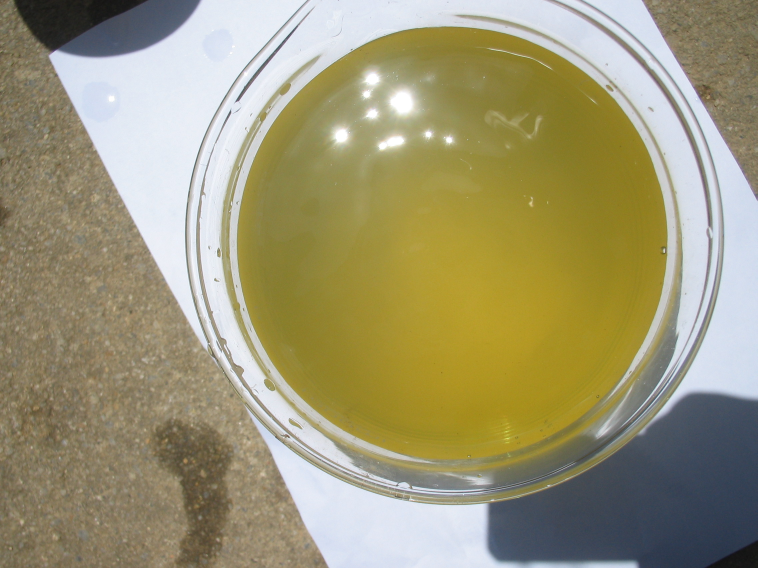
#> input picture 2上机实习 决策树/demo/data/images/1_10.jpg, 2272 x 1704 px, found by its file name (shown at 1/3 size); its folder holds 4 pictures in this run
$ python waterquality.py
#> lines starting #> are read from the running program, lines starting #| are printed output that depends on the picture
# -*- coding: utf-8 -*-

# 代码9-1

from sklearn.metrics import accuracy_score
from sklearn.metrics import confusion_matrix
from sklearn.tree import DecisionTreeClassifier
from sklearn.model_selection import train_test_split
import numpy as np
import os
import re
from PIL import Image

# 图像切割及特征提取
path = '2上机实习 决策树/demo/data/images/'  # 图片所在路径


# 自定义获取图片名称函数
def getImgNames(path=path):
    '''
    获取指定路径中所有图片的名称
    :param path: 指定的路径
    :return: 名称列表
    '''
#> called with path = '2上机实习 决策树/demo/data/images/'
    filenames = os.listdir(path)
    imgNames = []
    for i in filenames:
        if re.findall(r'^\d_\d+\.jpg$', i) != []:
            imgNames.append(i)
    return imgNames


# 自定义获取三阶颜色矩函数
def Var(data=None):
    '''
    获取给定像素值矩阵的三阶颜色矩
    :param data: 给定的像素值矩阵
    :return: 对应的三阶颜色矩
    '''
    x = np.mean((data-data.mean())**3)
    return np.sign(x)*abs(x)**(1/3)


# 批量处理图片数据
imgNames = getImgNames(path=path)  # 获取所有图片名称
n = len(imgNames)        # 图片张数
data = np.zeros([n, 9])  # 用来装样本自变量
labels = np.zeros([n])   # 用来放样本标签

for i in range(n):
    img = Image.open(path+imgNames[i])  # 读取图片
#> img is the input picture: PIL image 2272x1704 RGB; mean R, G, B 157.5, 151, 117.1
    M, N = img.size  # 图片像素的尺寸
#> M = 2272; N = 1704
    img = img.crop((M/2-50, N/2-50, M/2+50, N/2+50))    # 图片切割
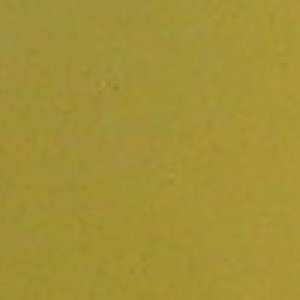
#> img: PIL image 100x100 RGB (shown 3 times larger); mean R, G, B 163.7, 145.5, 54.5
    r, g, b = img.split()     # 将图片分割成三通道
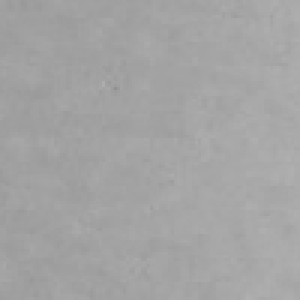
#> r: PIL image 100x100 L (shown 3 times larger); min 145, max 176, mean 163.7
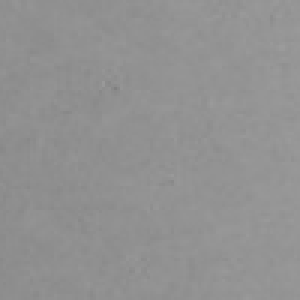
#> g: PIL image 100x100 L (shown 3 times larger); min 128, max 155, mean 145.5
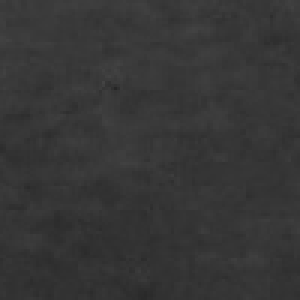
#> b: PIL image 100x100 L (shown 3 times larger); min 38, max 67, mean 54.5
    rd = np.asarray(r)/255  # 转化成数组数据
    gd = np.asarray(g)/255
    bd = np.asarray(b)/255
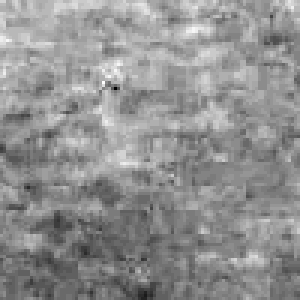
#> bd: shape (100, 100) float64 (shown 3 times larger); min 0.149, max 0.263, mean 0.214; drawn with min black and max white

    data[i, 0] = rd.mean()  # 一阶颜色矩
    data[i, 1] = gd.mean()
    data[i, 2] = bd.mean()

    data[i, 3] = rd.std()   # 二阶颜色矩
    data[i, 4] = gd.std()
    data[i, 5] = bd.std()

    data[i, 6] = Var(rd)    # 三阶颜色矩
#> in Var, `x = np.mean((data-data.mean())**3)`: x = 8.79e-07
    data[i, 7] = Var(gd)
    data[i, 8] = Var(bd)

    labels[i] = imgNames[i][0]  # 样本标签
#> pass 2 of the loop `for i in range(n):`:
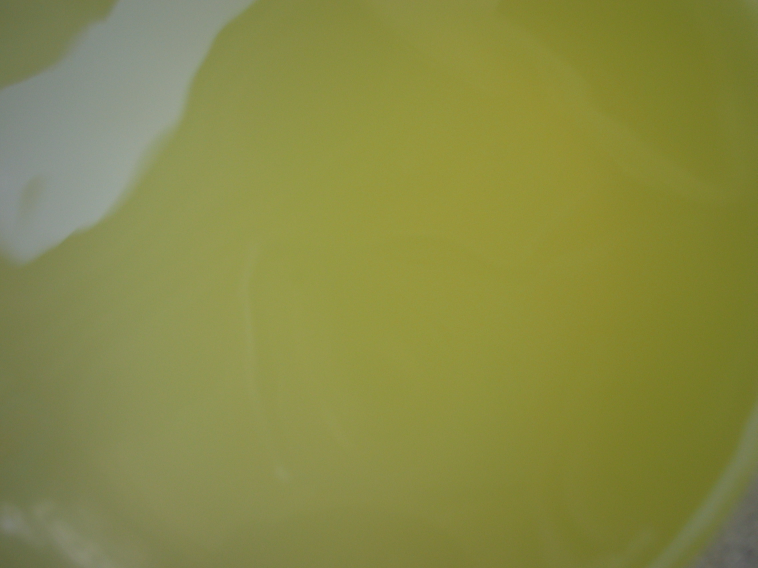
#> input picture 2上机实习 决策树/demo/data/images/1_12.jpg, 2272 x 1704 px, found by its file name (shown at 1/3 size)
#> img is the input picture: PIL image 2272x1704 RGB; mean R, G, B 135.5, 137.9, 69.9
#> img: PIL image 100x100 RGB
#> `r, g, b = img.split()`:
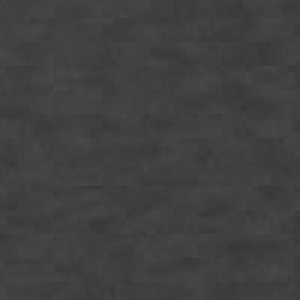
#> b: PIL image 100x100 L (shown 3 times larger); min 54, max 75, mean 64.3
#> `bd = np.asarray(b)/255`:
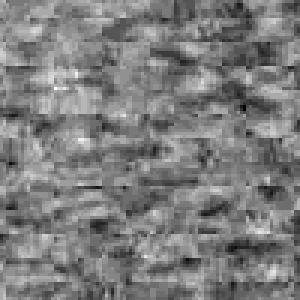
#> bd: shape (100, 100) float64 (shown 3 times larger); min 0.212, max 0.294, mean 0.252; drawn with min black and max white
#> pass 3 of the loop `for i in range(n):`:
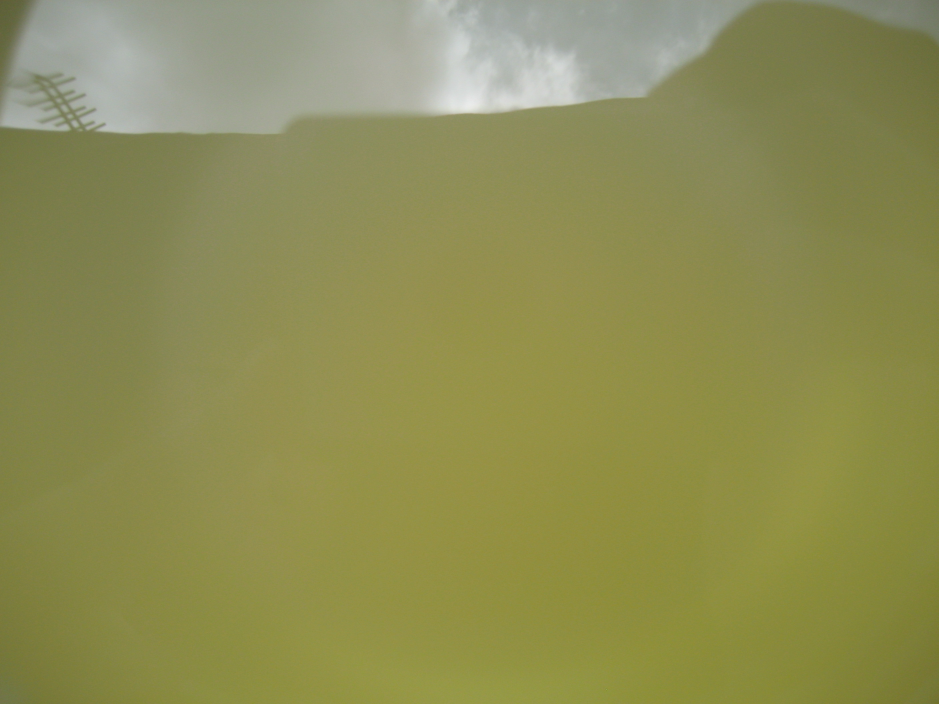
#> input picture 2上机实习 决策树/demo/data/images/1_15.jpg, 2816 x 2112 px, found by its file name (shown at 1/3 size)
#> img is the input picture: PIL image 2816x2112 RGB; mean R, G, B 141.8, 141.9, 83.7
#> `img = img.crop((M/2-50, N/2-50, M/2+50, N/2+50))`:
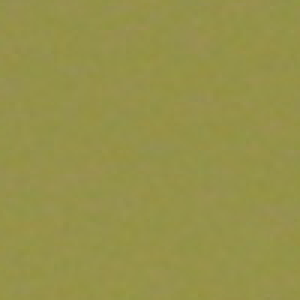
#> img: PIL image 100x100 RGB (shown 3 times larger); mean R, G, B 150.1, 146.2, 73.5
#> `r, g, b = img.split()`:
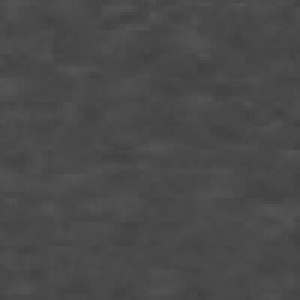
#> b: PIL image 100x100 L (shown 3 times larger); min 63, max 84, mean 73.5
#> the loop made 4 passes; the first 3 are shown


# print(data)
# print(labels)

# 代码9-2

# 数据拆分,训练集、测试集
data_tr, data_te, label_tr, label_te = train_test_split(data, labels, test_size=0.2,
                                                        random_state=10)
#> label_tr = [1, 1, 1]; label_te = [1]

# 模型训练
model = DecisionTreeClassifier(random_state=5).fit(data_tr, label_tr)


# 代码9-3

# 水质评价
pre_te = model.predict(data_te)
#> pre_te = [1]
# 混淆矩阵-测试集
cm_te = confusion_matrix(label_te, pre_te)
#> cm_te = [1]
print("混淆矩阵-测试集：\n", cm_te)
#| 混淆矩阵-测试集：
#|  [[1]]
print("测试集准确率：", accuracy_score(label_te, pre_te))
#| 测试集准确率： 1.0

print()

# 水质评价
pre_tr = model.predict(data_tr)
#> pre_tr = [1, 1, 1]
# 混淆矩阵-训练集
cm_tr = confusion_matrix(label_tr, pre_tr)
#> cm_tr = [3]
print("混淆矩阵-训练集：\n", cm_tr)
#| 混淆矩阵-训练集：
#|  [[3]]
print("训练集准确率：", accuracy_score(label_tr, pre_tr))
#| 训练集准确率： 1.0
